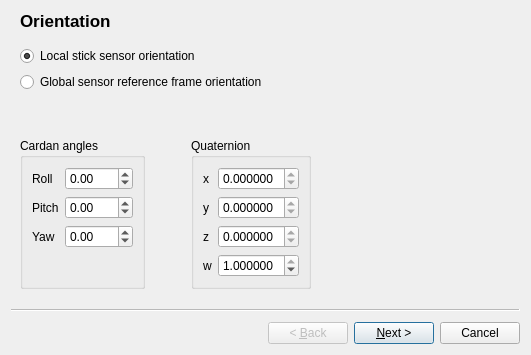
<?xml version="1.0" encoding="UTF-8"?>
<ui version="4.0">
 <class>FittingWizzard</class>
 <widget class="QWizard" name="FittingWizzard">
  <property name="geometry">
   <rect>
    <x>0</x>
    <y>0</y>
    <width>531</width>
    <height>324</height>
   </rect>
  </property>
  <property name="windowTitle">
   <string>Fit wizzard</string>
  </property>
  <property name="sizeGripEnabled">
   <bool>false</bool>
  </property>
  <property name="modal">
   <bool>true</bool>
  </property>
  <widget class="QWizardPage" name="orientationwizardPage">
   <property name="title">
    <string>Orientation</string>
   </property>
   <layout class="QVBoxLayout" name="verticalLayout_2">
    <item>
     <widget class="QRadioButton" name="localSensorRadioButton">
      <property name="text">
       <string>Local stick sensor orientation</string>
      </property>
      <property name="checked">
       <bool>true</bool>
      </property>
      <attribute name="buttonGroup">
       <string notr="true">orientationButtonGroup</string>
      </attribute>
     </widget>
    </item>
    <item>
     <widget class="QRadioButton" name="sensorFrameRadioButton">
      <property name="text">
       <string>Global sensor reference frame orientation</string>
      </property>
      <property name="checked">
       <bool>false</bool>
      </property>
      <attribute name="buttonGroup">
       <string notr="true">orientationButtonGroup</string>
      </attribute>
     </widget>
    </item>
    <item>
     <spacer name="verticalSpacer">
      <property name="orientation">
       <enum>Qt::Vertical</enum>
      </property>
      <property name="sizeType">
       <enum>QSizePolicy::Fixed</enum>
      </property>
      <property name="sizeHint" stdset="0">
       <size>
        <width>20</width>
        <height>40</height>
       </size>
      </property>
     </spacer>
    </item>
    <item>
     <layout class="QHBoxLayout" name="horizontalLayout_2">
      <item>
       <widget class="QGroupBox" name="groupBox_2">
        <property name="title">
         <string>Cardan angles</string>
        </property>
        <layout class="QFormLayout" name="formLayout_2">
         <item row="0" column="0">
          <widget class="QLabel" name="label_5">
           <property name="text">
            <string>Roll</string>
           </property>
          </widget>
         </item>
         <item row="0" column="1">
          <widget class="QDoubleSpinBox" name="rollDoubleSpinBox">
           <property name="decimals">
            <number>2</number>
           </property>
           <property name="minimum">
            <double>-180.000000000000000</double>
           </property>
           <property name="maximum">
            <double>180.000000000000000</double>
           </property>
          </widget>
         </item>
         <item row="1" column="0">
          <widget class="QLabel" name="label_6">
           <property name="text">
            <string>Pitch</string>
           </property>
          </widget>
         </item>
         <item row="1" column="1">
          <widget class="QDoubleSpinBox" name="pitchDoubleSpinBox">
           <property name="decimals">
            <number>2</number>
           </property>
           <property name="minimum">
            <double>-180.000000000000000</double>
           </property>
           <property name="maximum">
            <double>180.000000000000000</double>
           </property>
          </widget>
         </item>
         <item row="2" column="0">
          <widget class="QLabel" name="label_7">
           <property name="text">
            <string>Yaw</string>
           </property>
          </widget>
         </item>
         <item row="2" column="1">
          <widget class="QDoubleSpinBox" name="yawDoubleSpinBox">
           <property name="decimals">
            <number>2</number>
           </property>
           <property name="minimum">
            <double>-180.000000000000000</double>
           </property>
           <property name="maximum">
            <double>180.000000000000000</double>
           </property>
          </widget>
         </item>
        </layout>
       </widget>
      </item>
      <item>
       <spacer name="horizontalSpacer_2">
        <property name="orientation">
         <enum>Qt::Horizontal</enum>
        </property>
        <property name="sizeType">
         <enum>QSizePolicy::Fixed</enum>
        </property>
        <property name="sizeHint" stdset="0">
         <size>
          <width>40</width>
          <height>20</height>
         </size>
        </property>
       </spacer>
      </item>
      <item>
       <widget class="QGroupBox" name="groupBox_3">
        <property name="title">
         <string>Quaternion</string>
        </property>
        <layout class="QFormLayout" name="formLayout_3">
         <item row="0" column="0">
          <widget class="QLabel" name="label_8">
           <property name="text">
            <string>x</string>
           </property>
          </widget>
         </item>
         <item row="0" column="1">
          <widget class="QDoubleSpinBox" name="xDoubleSpinBox">
           <property name="decimals">
            <number>6</number>
           </property>
           <property name="minimum">
            <double>0.000000000000000</double>
           </property>
           <property name="maximum">
            <double>0.000000000000000</double>
           </property>
           <property name="singleStep">
            <double>0.010000000000000</double>
           </property>
          </widget>
         </item>
         <item row="1" column="0">
          <widget class="QLabel" name="label_9">
           <property name="text">
            <string>y</string>
           </property>
          </widget>
         </item>
         <item row="1" column="1">
          <widget class="QDoubleSpinBox" name="yDoubleSpinBox">
           <property name="decimals">
            <number>6</number>
           </property>
           <property name="minimum">
            <double>0.000000000000000</double>
           </property>
           <property name="maximum">
            <double>0.000000000000000</double>
           </property>
           <property name="singleStep">
            <double>0.010000000000000</double>
           </property>
          </widget>
         </item>
         <item row="2" column="0">
          <widget class="QLabel" name="label_10">
           <property name="text">
            <string>z</string>
           </property>
          </widget>
         </item>
         <item row="2" column="1">
          <widget class="QDoubleSpinBox" name="zDoubleSpinBox">
           <property name="decimals">
            <number>6</number>
           </property>
           <property name="minimum">
            <double>0.000000000000000</double>
           </property>
           <property name="maximum">
            <double>0.000000000000000</double>
           </property>
           <property name="singleStep">
            <double>0.010000000000000</double>
           </property>
          </widget>
         </item>
         <item row="3" column="0">
          <widget class="QLabel" name="label_11">
           <property name="text">
            <string>w</string>
           </property>
          </widget>
         </item>
         <item row="3" column="1">
          <widget class="QDoubleSpinBox" name="wDoubleSpinBox">
           <property name="decimals">
            <number>6</number>
           </property>
           <property name="minimum">
            <double>-1.000000000000000</double>
           </property>
           <property name="maximum">
            <double>1.000000000000000</double>
           </property>
           <property name="singleStep">
            <double>0.010000000000000</double>
           </property>
           <property name="value">
            <double>1.000000000000000</double>
           </property>
          </widget>
         </item>
        </layout>
       </widget>
      </item>
      <item>
       <spacer name="horizontalSpacer_3">
        <property name="orientation">
         <enum>Qt::Horizontal</enum>
        </property>
        <property name="sizeHint" stdset="0">
         <size>
          <width>40</width>
          <height>20</height>
         </size>
        </property>
       </spacer>
      </item>
     </layout>
    </item>
   </layout>
  </widget>
  <widget class="QWizardPage" name="offsetWizardPage">
   <property name="title">
    <string>Offset</string>
   </property>
   <layout class="QHBoxLayout" name="horizontalLayout">
    <item>
     <layout class="QVBoxLayout" name="verticalLayout">
      <item>
       <layout class="QGridLayout" name="gridLayout_2">
        <item row="0" column="0">
         <widget class="QRadioButton" name="customOffsetRadioButton">
          <property name="text">
           <string>Custom</string>
          </property>
          <property name="checked">
           <bool>true</bool>
          </property>
          <attribute name="buttonGroup">
           <string notr="true">offsetButtonGroup</string>
          </attribute>
         </widget>
        </item>
        <item row="0" column="1">
         <widget class="QSpinBox" name="offsetSpinBox"/>
        </item>
        <item row="1" column="0">
         <widget class="QRadioButton" name="autoOffsetRadioButton">
          <property name="text">
           <string>Auto detect</string>
          </property>
          <attribute name="buttonGroup">
           <string notr="true">offsetButtonGroup</string>
          </attribute>
         </widget>
        </item>
       </layout>
      </item>
      <item>
       <widget class="QGroupBox" name="autoOffsetConfigurationGroupBox">
        <property name="enabled">
         <bool>false</bool>
        </property>
        <property name="title">
         <string>Options</string>
        </property>
        <layout class="QFormLayout" name="formLayout">
         <item row="0" column="0">
          <widget class="QLabel" name="label_3">
           <property name="text">
            <string>Step:</string>
           </property>
          </widget>
         </item>
         <item row="0" column="1">
          <widget class="QSpinBox" name="offsetStepSpinBox"/>
         </item>
         <item row="1" column="0">
          <widget class="QLabel" name="label_4">
           <property name="text">
            <string>Minimal fit size:</string>
           </property>
          </widget>
         </item>
         <item row="1" column="1">
          <widget class="QSpinBox" name="minFitSizeSpinBox"/>
         </item>
        </layout>
       </widget>
      </item>
     </layout>
    </item>
    <item>
     <spacer name="horizontalSpacer">
      <property name="orientation">
       <enum>Qt::Horizontal</enum>
      </property>
      <property name="sizeHint" stdset="0">
       <size>
        <width>165</width>
        <height>20</height>
       </size>
      </property>
     </spacer>
    </item>
   </layout>
  </widget>
 </widget>
 <resources/>
 <connections>
  <connection>
   <sender>orientationButtonGroup</sender>
   <signal>buttonClicked(int)</signal>
   <receiver>FittingWizzard</receiver>
   <slot>orientationGroupChanged(int)</slot>
   <hints>
    <hint type="sourcelabel">
     <x>-1</x>
     <y>-1</y>
    </hint>
    <hint type="destinationlabel">
     <x>265</x>
     <y>161</y>
    </hint>
   </hints>
  </connection>
  <connection>
   <sender>offsetButtonGroup</sender>
   <signal>buttonClicked(int)</signal>
   <receiver>FittingWizzard</receiver>
   <slot>offsetGroupChanged(int)</slot>
   <hints>
    <hint type="sourcelabel">
     <x>-1</x>
     <y>-1</y>
    </hint>
    <hint type="destinationlabel">
     <x>265</x>
     <y>161</y>
    </hint>
   </hints>
  </connection>
  <connection>
   <sender>pitchDoubleSpinBox</sender>
   <signal>valueChanged(double)</signal>
   <receiver>FittingWizzard</receiver>
   <slot>cardanAngleChanged()</slot>
   <hints>
    <hint type="sourcelabel">
     <x>78</x>
     <y>198</y>
    </hint>
    <hint type="destinationlabel">
     <x>265</x>
     <y>161</y>
    </hint>
   </hints>
  </connection>
  <connection>
   <sender>yawDoubleSpinBox</sender>
   <signal>valueChanged(double)</signal>
   <receiver>FittingWizzard</receiver>
   <slot>cardanAngleChanged()</slot>
   <hints>
    <hint type="sourcelabel">
     <x>78</x>
     <y>224</y>
    </hint>
    <hint type="destinationlabel">
     <x>265</x>
     <y>161</y>
    </hint>
   </hints>
  </connection>
  <connection>
   <sender>rollDoubleSpinBox</sender>
   <signal>valueChanged(double)</signal>
   <receiver>FittingWizzard</receiver>
   <slot>cardanAngleChanged()</slot>
   <hints>
    <hint type="sourcelabel">
     <x>78</x>
     <y>172</y>
    </hint>
    <hint type="destinationlabel">
     <x>265</x>
     <y>161</y>
    </hint>
   </hints>
  </connection>
  <connection>
   <sender>wDoubleSpinBox</sender>
   <signal>valueChanged(double)</signal>
   <receiver>FittingWizzard</receiver>
   <slot>quaternionChanged()</slot>
   <hints>
    <hint type="sourcelabel">
     <x>229</x>
     <y>250</y>
    </hint>
    <hint type="destinationlabel">
     <x>265</x>
     <y>161</y>
    </hint>
   </hints>
  </connection>
  <connection>
   <sender>xDoubleSpinBox</sender>
   <signal>valueChanged(double)</signal>
   <receiver>FittingWizzard</receiver>
   <slot>quaternionChanged()</slot>
   <hints>
    <hint type="sourcelabel">
     <x>229</x>
     <y>172</y>
    </hint>
    <hint type="destinationlabel">
     <x>265</x>
     <y>161</y>
    </hint>
   </hints>
  </connection>
  <connection>
   <sender>yDoubleSpinBox</sender>
   <signal>valueChanged(double)</signal>
   <receiver>FittingWizzard</receiver>
   <slot>quaternionChanged()</slot>
   <hints>
    <hint type="sourcelabel">
     <x>229</x>
     <y>198</y>
    </hint>
    <hint type="destinationlabel">
     <x>265</x>
     <y>161</y>
    </hint>
   </hints>
  </connection>
  <connection>
   <sender>zDoubleSpinBox</sender>
   <signal>valueChanged(double)</signal>
   <receiver>FittingWizzard</receiver>
   <slot>quaternionChanged()</slot>
   <hints>
    <hint type="sourcelabel">
     <x>229</x>
     <y>224</y>
    </hint>
    <hint type="destinationlabel">
     <x>265</x>
     <y>161</y>
    </hint>
   </hints>
  </connection>
  <connection>
   <sender>offsetSpinBox</sender>
   <signal>valueChanged(int)</signal>
   <receiver>FittingWizzard</receiver>
   <slot>offsetChanged(int)</slot>
   <hints>
    <hint type="sourcelabel">
     <x>122</x>
     <y>55</y>
    </hint>
    <hint type="destinationlabel">
     <x>265</x>
     <y>161</y>
    </hint>
   </hints>
  </connection>
  <connection>
   <sender>minFitSizeSpinBox</sender>
   <signal>valueChanged(int)</signal>
   <receiver>FittingWizzard</receiver>
   <slot>minFitSizeChanged(int)</slot>
   <hints>
    <hint type="sourcelabel">
     <x>118</x>
     <y>154</y>
    </hint>
    <hint type="destinationlabel">
     <x>265</x>
     <y>161</y>
    </hint>
   </hints>
  </connection>
  <connection>
   <sender>offsetStepSpinBox</sender>
   <signal>valueChanged(int)</signal>
   <receiver>FittingWizzard</receiver>
   <slot>offsetStepChanged(int)</slot>
   <hints>
    <hint type="sourcelabel">
     <x>118</x>
     <y>128</y>
    </hint>
    <hint type="destinationlabel">
     <x>265</x>
     <y>161</y>
    </hint>
   </hints>
  </connection>
 </connections>
 <slots>
  <slot>orientationGroupChanged(int)</slot>
  <slot>offsetGroupChanged(int)</slot>
  <slot>cardanAngleChanged()</slot>
  <slot>quaternionChanged()</slot>
  <slot>offsetChanged(int)</slot>
  <slot>offsetStepChanged(int)</slot>
  <slot>minFitSizeChanged(int)</slot>
 </slots>
 <buttongroups>
  <buttongroup name="offsetButtonGroup"/>
  <buttongroup name="orientationButtonGroup"/>
 </buttongroups>
</ui>
